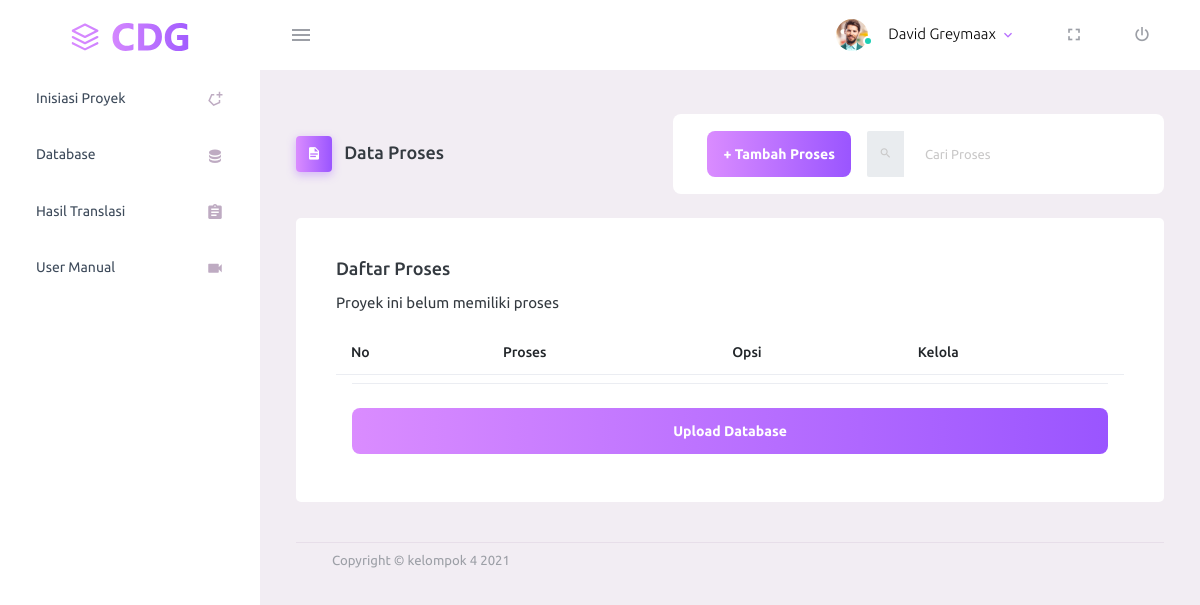
The page /translasi/18 on the database as committed earlier.
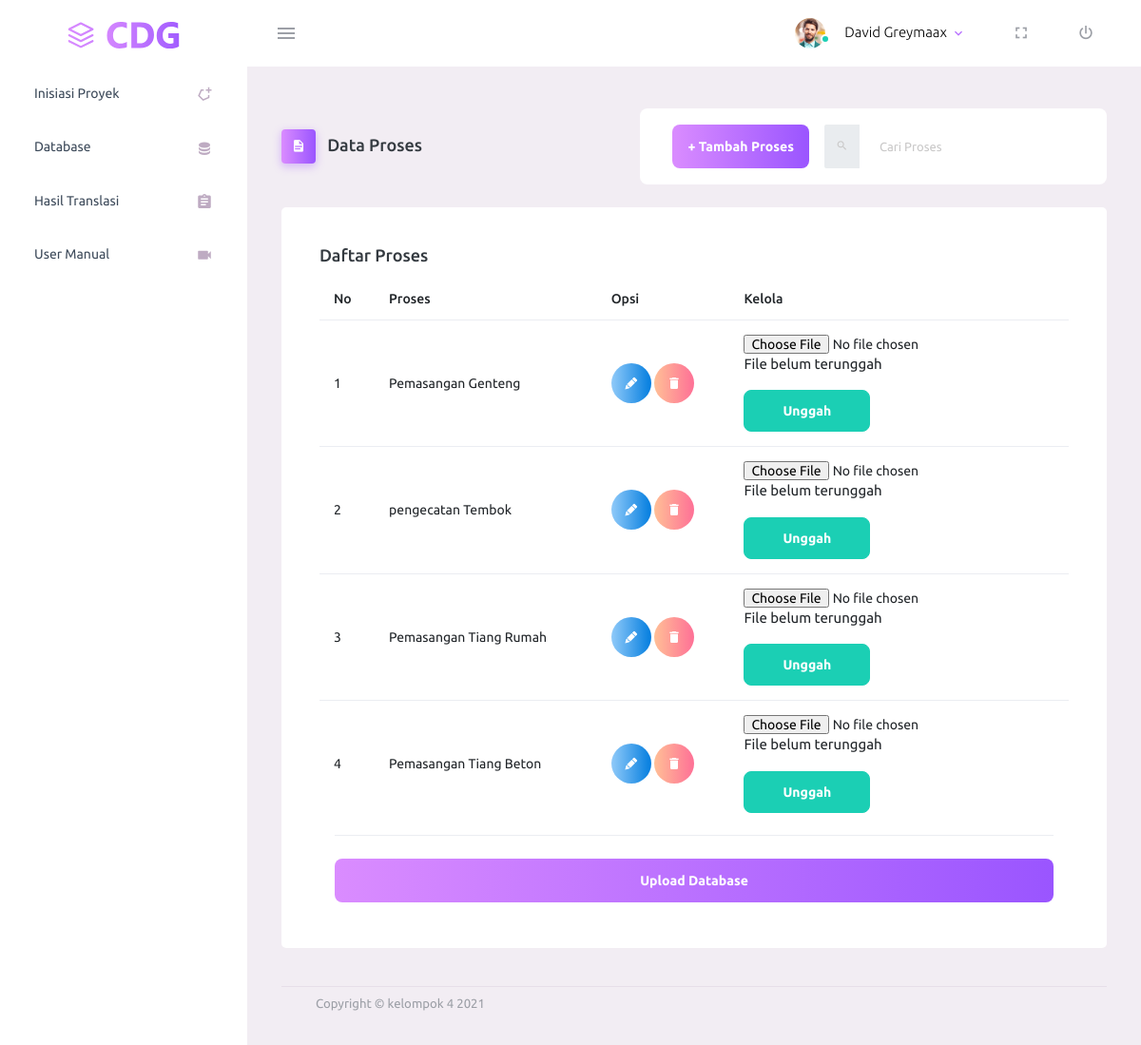
The same page on the database as committed later.
### cdg/models.py (models this page shows, shortened)
class Proses(models.Model):
    proyek = models.ForeignKey(Proyek, on_delete=models.CASCADE)
    nama_proses = models.CharField(max_length=50)
    bpmn_id = models.CharField(max_length=50, null=True)

### projekppl/views.py (the view)
# urls.py: path('translasi/<int:id>', views.translasi, name='translasi_proses'),
def translasi(request, id):
    proses = Proses.objects.filter(proyek_id=id)
    return render(request,'translasi.html',{'posts':proses , 'idproyek' : id})

### templates/translasi.html (shortened to what this page needs)
<!DOCTYPE html>
<html lang="en">
  <head>
    {% load static %}
    <link rel="stylesheet" href="{% static 'vendors/mdi/css/materialdesignicons.min.css' %}">
    <link rel="stylesheet" href="{% static 'vendors/css/vendor.bundle.base.css' %}">
    <link rel="stylesheet" href="{% static 'css/style.css' %}">
  </head>
  <body>
    <div class="container-scroller">
      <nav class="navbar default-layout-navbar col-lg-12 col-12 p-0 fixed-top d-flex flex-row">
        <div class="text-center navbar-brand-wrapper d-flex align-items-center justify-content-center">
          <a class="navbar-brand brand-logo" href="/"><img src="{% static 'images/logo.svg' %}" alt="logo" /></a>
        </div>
        <div class="navbar-menu-wrapper d-flex align-items-stretch">
          <button class="navbar-toggler navbar-toggler align-self-center" type="button" data-toggle="minimize">
            <span class="mdi mdi-menu"></span>
          </button>
          <ul class="navbar-nav navbar-nav-right">
            <li class="nav-item nav-profile dropdown">
              <a class="nav-link dropdown-toggle" id="profileDropdown" href="#" data-toggle="dropdown" aria-expanded="false">
                <div class="nav-profile-img">
                  <img src="{% static 'images/faces/face1.jpg' %}" alt="image">
                  <span class="availability-status online"></span>
                </div>
                <div class="nav-profile-text">
                  <p class="mb-1 text-black">David Greymaax</p>
                </div>
              </a>
            </li>
            <li class="nav-item d-none d-lg-block full-screen-link">
              <a class="nav-link">
                <i class="mdi mdi-fullscreen" id="fullscreen-button"></i>
              </a>
            </li>
            <li class="nav-item nav-logout d-none d-lg-block">
              <a class="nav-link" href="{% url 'splash' %}">
                <i class="mdi mdi-power"></i>
              </a>
            </li>
          </ul>
        </div>
      </nav>
      <div class="container-fluid page-body-wrapper">
        <nav class="sidebar sidebar-offcanvas" id="sidebar">
          <ul class="nav">
            <li class="nav-item ">
              <a class="nav-link" href="/home">
                <span class="menu-title">Inisiasi Proyek</span>
                <i class="mdi mdi-shape-polygon-plus menu-icon"></i>
              </a>
            </li>
            <li class="nav-item">
              <a class="nav-link" href="database">
                <span class="menu-title">Database</span>
                <i class="mdi mdi-database menu-icon"></i>
              </a>
            </li>
            <li class="nav-item">
              <a class="nav-link" href="hasil">
                <span class="menu-title">Hasil Translasi</span>
                <i class="mdi mdi-clipboard-text menu-icon"></i>
              </a>
            </li>
            <li class="nav-item">
              <a class="nav-link" href="manual">
                <span class="menu-title">User Manual</span>
                <i class="mdi mdi-video menu-icon"></i>
              </a>
            </li>
          </ul>
        </nav>
        <div class="main-panel">
          <div class="content-wrapper">
            <div class="page-header">
              <h3 class="page-title">
                <span class="page-title-icon bg-gradient-primary text-white mr-2">
                  <i class="mdi mdi-file-document"></i>
                </span> Data Proses
              </h3>
              <nav aria-label="breadcrumb">
                <ul class="breadcrumb">
                  <li class="nav-item nav-profile">
                    <span class="nav-link">
                      <button class="btn btn-block btn-lg btn-gradient-primary"
                      data-toggle="modal" data-target="#exampleModaltambah">+ Tambah Proses</button>
                    </span>
                  </li>
                  <div class="search-field d-none d-md-block">
                    <form class="d-flex align-items-center h-100" action="#">
                      <div class="input-group">
                        <div class="input-group-prepend bg-transparent">
                          <i class="input-group-text border-0 mdi mdi-magnify"></i>
                        </div>
                        <input type="text" class="form-control bg-transparent border-0" placeholder="Cari Proses">
                      </div>
                    </form>
                  </div>
                </ul>
              </nav>
            </div>
            <div class="row">
              <div class="col-12 grid-margin">
                <div class="card">
                  <div class="card-body">
                    <h4 class="card-title">Daftar Proses</h4>
                    <div class="table-responsive">
                      <table class="table" id="tabel_proses">
                        <thead>
                          <tr>
                            <th> No </th>
                            <th> Proses </th>
                            <th> Opsi </th>
                            <th> Kelola </th>
                          </tr>
                        </thead>
                        <tbody>
                        {% if posts %}
                          <tr>
                            {% for proses in posts %}
                            <td> {{ forloop.counter }} </td>
                            <td> {{ proses.nama_proses }} </td>
                            <td>
                            <button type="button" data-toggle="modal" data-target="#modal-{{proses.id}}" class="btn btn-gradient-info btn-rounded btn-icon">
                            <i class="mdi mdi-lead-pencil"></i>
                            </button>
                            <a href="/destroy_proses/{{proses.id}}" onclick="return confirm('Yakin ingin hapus')">
                            <button type="button" class="btn btn-gradient-danger btn-rounded btn-icon">
                            <i class="mdi mdi-delete"></i>
                            </button>
                            </a>
                            </td>
                            <td>
                              <form method="post" enctype="multipart/form-data" action="/upload_bpmn/{{proses.id}}" name="upload_bpmn">
                                <input type="file" class="bpmn" name="bpmn"  id="id_bpmn" Required>
                                {% if proses.bpmn_id %}
                                <p> File telah terunggah </p>
                                {% else %}
                                <p> File belum terunggah </p>
                                {% endif %}
                              <button type="submit" name="uploaddd" class="btn btn-success btn-fwa" id="unggah">Unggah</button>
                              </form>
                            </td>
                          </tr>
                          {% endfor %}
                          {% else %}
                              <p>Proyek ini belum memiliki proses</p>
                          {% endif %}
                        </tbody>
                      </table>
                      <span class="nav-link ">
                        <div class="border-bottom">
                        </div>
                        <a href="database" class="btn btn-block btn-lg btn-gradient-primary mt-4"> Upload Database</a>
                      </span>
                    </div>
                  </div>
                </div>
              </div>
            </div>
          <footer class="footer">
            <div class="container-fluid clearfix">
              <span class="text-muted d-block text-center text-sm-left d-sm-inline-block">Copyright © kelompok 4 2021</span>
            </div>
          </footer>
        </div>
      </div>
    </div>
  </body>
</html>

Rows that differ between the two databases and show on the page:
added Proses: nama_proses "Pemasangan Genteng", shows "File belum terunggah"
added Proses: nama_proses "pengecatan Tembok", shows "File belum terunggah"
added Proses: nama_proses "Pemasangan Tiang Rumah", shows "File belum terunggah"
added Proses: nama_proses "Pemasangan Tiang Beton", shows "File belum terunggah"
Other text that changed with them:
text no longer shown: "Proyek ini belum memiliki proses"
